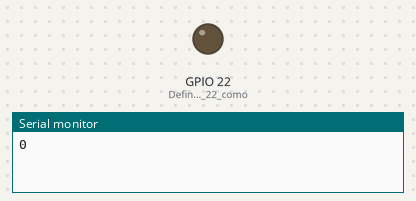
Simulated run of this sketch. Board: ESP32. Shown: output pins drawn as LEDs (lit = HIGH), the last lines printed to the serial monitor.

Above: at 0.05 s.
At 6.25 s:
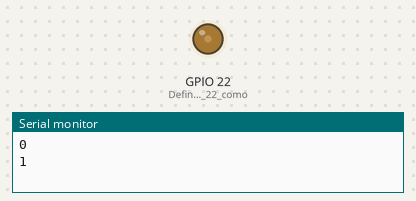
At 12.45 s:
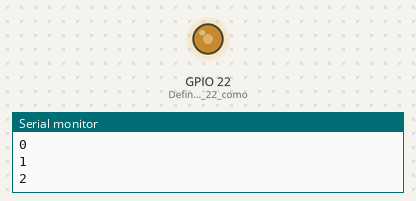
At 24.95 s:
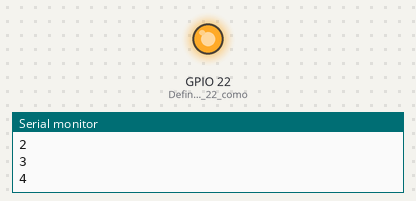
Timing chart, 0 to 32.5 s (numbered marks = the images above):
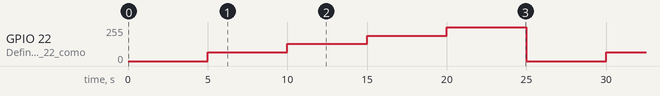

The sketch:

Send0.25.50.75.100.ino
```cpp
int leituras[5] = {0,256,512,768,1023};


void setup()
{

  Serial.begin(115200);
  // pinMode(23, OUTPUT);//Definimos o pino 23 como saída.
  pinMode(22, OUTPUT);//Definimos o pino 22 como saída.
  // pinMode(21, OUTPUT);//Definimos o pino 21 como saída.
  // pinMode(19, OUTPUT);//Definimos o pino 19 como saída.

  // ledcAttachPin(23, 0);//Atribuimos o pino 23 ao canal 0.
  // ledcSetup(0, 1000, 10);//Atribuimos ao canal 0 a frequencia de 1000Hz com resolucao de 10bits.
  // ledcWrite(0, 256);//Escrevemos um duty cycle de 25% no canal 0.

  ledcAttachPin(22, 1);//Atribuimos o pino 22 ao canal 1.
  ledcSetup(1, 1000, 10);//Atribuimos ao canal 1 a frequencia de 1000Hz com resolucao de 10bits.
  // ledcWrite(1, 512);//Escrevemos um duty cycle de 50% no canal 1.

  // ledcAttachPin(21, 2);//Atribuimos o pino 21 ao canal 2.
  // ledcSetup(2, 1000, 10);//Atribuimos ao canal 2 a frequencia de 1000Hz com resolucao de 10bits.
  // ledcWrite(2, 768);//Escrevemos um duty cycle de 75% no canal 2.

  // ledcAttachPin(19, 3);//Atribuimos o pino 19 ao canal 3.
  // ledcSetup(3, 1000, 10);//Atribuimos ao canal 3 a frequencia de 1000Hz com resolucao de 10bits.
  // ledcWrite(3, 1023);//Escrevemos um duty cycle de 100% no canal 3.
}
void loop()
{

for(int x = 0; x < 5; x = x+1){
  // ledcAttachPin(23, 0);//Atribuimos o pino 23 ao canal 0.
  // ledcSetup(0, 1000, 10);//Atribuimos ao canal 0 a frequencia de 1000Hz com resolucao de 10bits.
  ledcWrite(1, leituras[x]);

  Serial.println(x);
  delay(5000);

}


}
```

Measured:
- by itself, GPIO 22 (Definimos_o_pino_22_como): repeats every 25.0 s: 128/255 5.0 s, 191/255 5.0 s, 255/255 5.0 s, 0/255 5.0 s, 64/255 5.0 s
